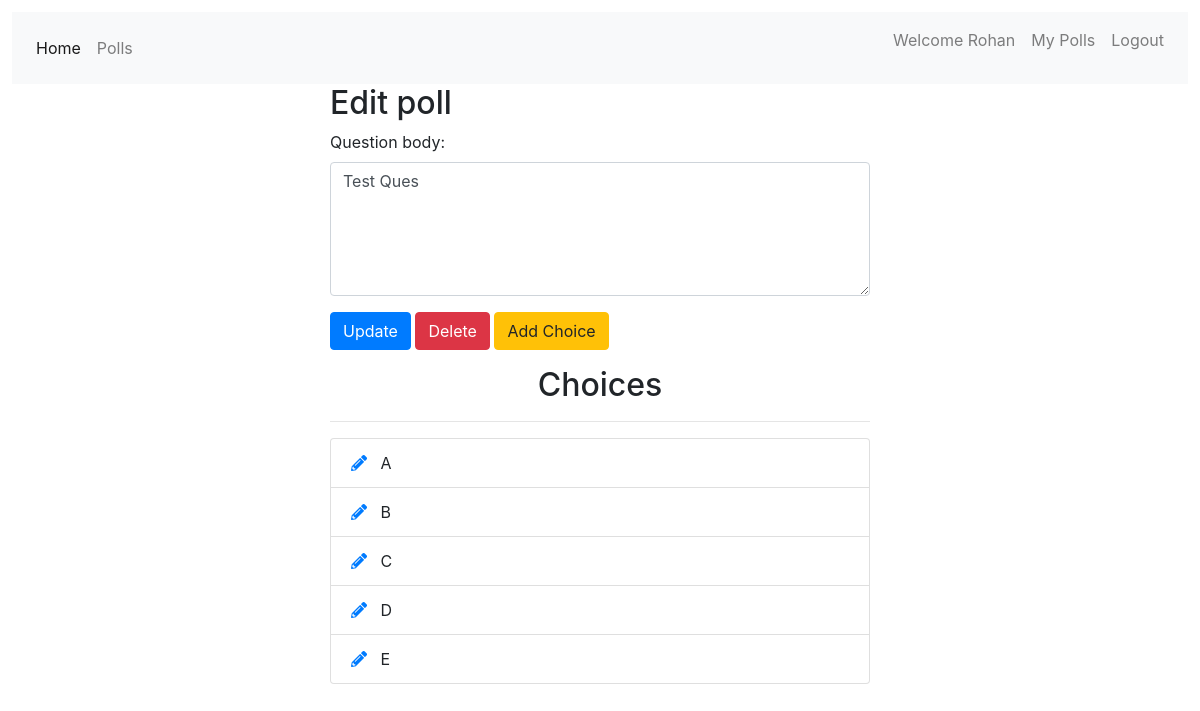
Screenshot of /polls/edit/7/ (signed in) with the database file from the repository.
### accounts/models.py (models this page shows, shortened)
class User_meta_data(models.Model):
    first_name = models.CharField(max_length=200,null=True,blank=True)
    last_name = models.CharField(max_length=200, null=True, blank=True)
    user = models.ForeignKey(User,related_name='usermeta',on_delete=models.CASCADE)

### polls/models.py (models this page shows, shortened)
class Poll_question(models.Model):
    question_body = models.CharField(max_length=200)
    is_single = models.BooleanField(default=1, verbose_name="Single Choice")
    published_date = models.DateTimeField('Date Published', default=timezone.now)
    creator = models.ForeignKey(User, on_delete=models.CASCADE)
    class Meta:
        ordering = ['-published_date']

class Poll_option(models.Model):
    question = models.ForeignKey(Poll_question, on_delete=models.CASCADE)
    option_body = models.CharField(max_length=200)

### polls/views.py (the view)
# urls.py: path('edit/<int:pk>/', views.polls_edit, name='edit'),
@login_required
def polls_edit(request, pk):
    question = get_object_or_404(Poll_question, pk=pk)
    user_meta = User_meta_data.objects.get(id=request.user.id)
    if request.user != question.creator:
        return redirect('home')
    if request.method == 'POST':
        form = EditPollForm(request.POST, instance=question)
        if form.is_valid:
            form.save()
            return redirect("polls:list")
    else:
        form = EditPollForm(instance=question)
    return render(request, "polls/poll_edit.html", {'form': form, 'poll': question, 'user': user_meta})

### polls/forms.py
class EditPollForm(forms.ModelForm):
    class Meta:
        model = Poll_question
        fields = ['question_body', ]
        widgets = {
            'question_body': forms.Textarea(attrs={'class': 'form-control', 'rows': 5, 'cols': 20}),
        }

### polls/templates/polls/poll_edit.html (shortened to what this page needs)
{% extends 'base.html' %}
{% block content %}
<div class="container">
    <div class="row center">
        <div class="col-md-6 offset-md-3">
            <h2>Edit poll</h2>
            <form action="" method="POST">
                {% for field in form %}
                <div class="form-group">
                    {{ field.label_tag }}
                    {{ field }}
                </div>
                {% endfor %}
                <button type="submit" class="btn btn-primary">Update</button>
                <a class="btn btn-danger" href="{% url 'polls:delete_poll' poll.id %}" role="button" onclick="return confirm('Are you sure?')">Delete</a>
                <a class="btn btn-warning" href="{% url 'polls:add_choice' poll.id %}" role="button">Add Choice</a>
            </form>
            <div class="choices">
                <h2 class="text-center mt-3">Choices</h2>
                <hr>
                <ul class="list-group">
                    {% for choice in poll.poll_option_set.all %}
                    <li class="list-group-item">
                        <a href="{% url 'polls:choice_edit' choice.id %}">
                            <i class="fas fa-pencil-alt">
                            </i>
                        </a>&nbsp
                        {{ choice.option_body }}
                    </li>
                    {% endfor %}
                </ul>
            </div>
        </div>
    </div>
</div>
{% endblock %}

### templates/navbar.html (shortened to what this page needs)
<nav class="navbar navbar-expand-sm navbar-light bg-light">
    <div class="collapse navbar-collapse" id="collapsibleNavId">
        <ul class="navbar-nav mr-auto mt-2 mt-lg-0">
            <li class="nav-item active">
                <a class="nav-link" href="{% url 'home' %}">Home <span class="sr-only">(current)</span></a>
            </li>
            {% if request.user.is_authenticated %}
            <li class="nav-item">
                <a class="nav-link" href="{% url 'polls:list' %}">Polls</a>
            </li>
            {% endif %}
        </ul>
        <div class="navbar-nav ml-auto">
            {% if request.user.is_authenticated %}
            <p class="nav-link">Welcome {{user.first_name}}</p>
            <a class="nav-link" href="{% url 'polls:list_by_user' %}">My Polls</a>
            <a class="nav-link" href="{% url 'accounts:logout' %}">Logout</a>
            {% else %}
            <a class="nav-link" href="{% url 'accounts:login' %}">Login</a>
            <a class="nav-link" href="{% url 'accounts:register' %}">Register</a>
            {% endif %}
        </div>
    </div>
</nav>

### templates/base.html (style rules this page uses)
html, body { height: 100%; padding: 0.5vw; }

### rows the page displays
User_meta_data: first_name "Rohan"
Poll_question: form "Test Ques"
Poll_option: option_body "A"
Poll_option: option_body "B"
Poll_option: option_body "C"
Poll_option: option_body "D"
Poll_option: option_body "E"

### other values shown
{{ field.label_tag }} "Question body:"
